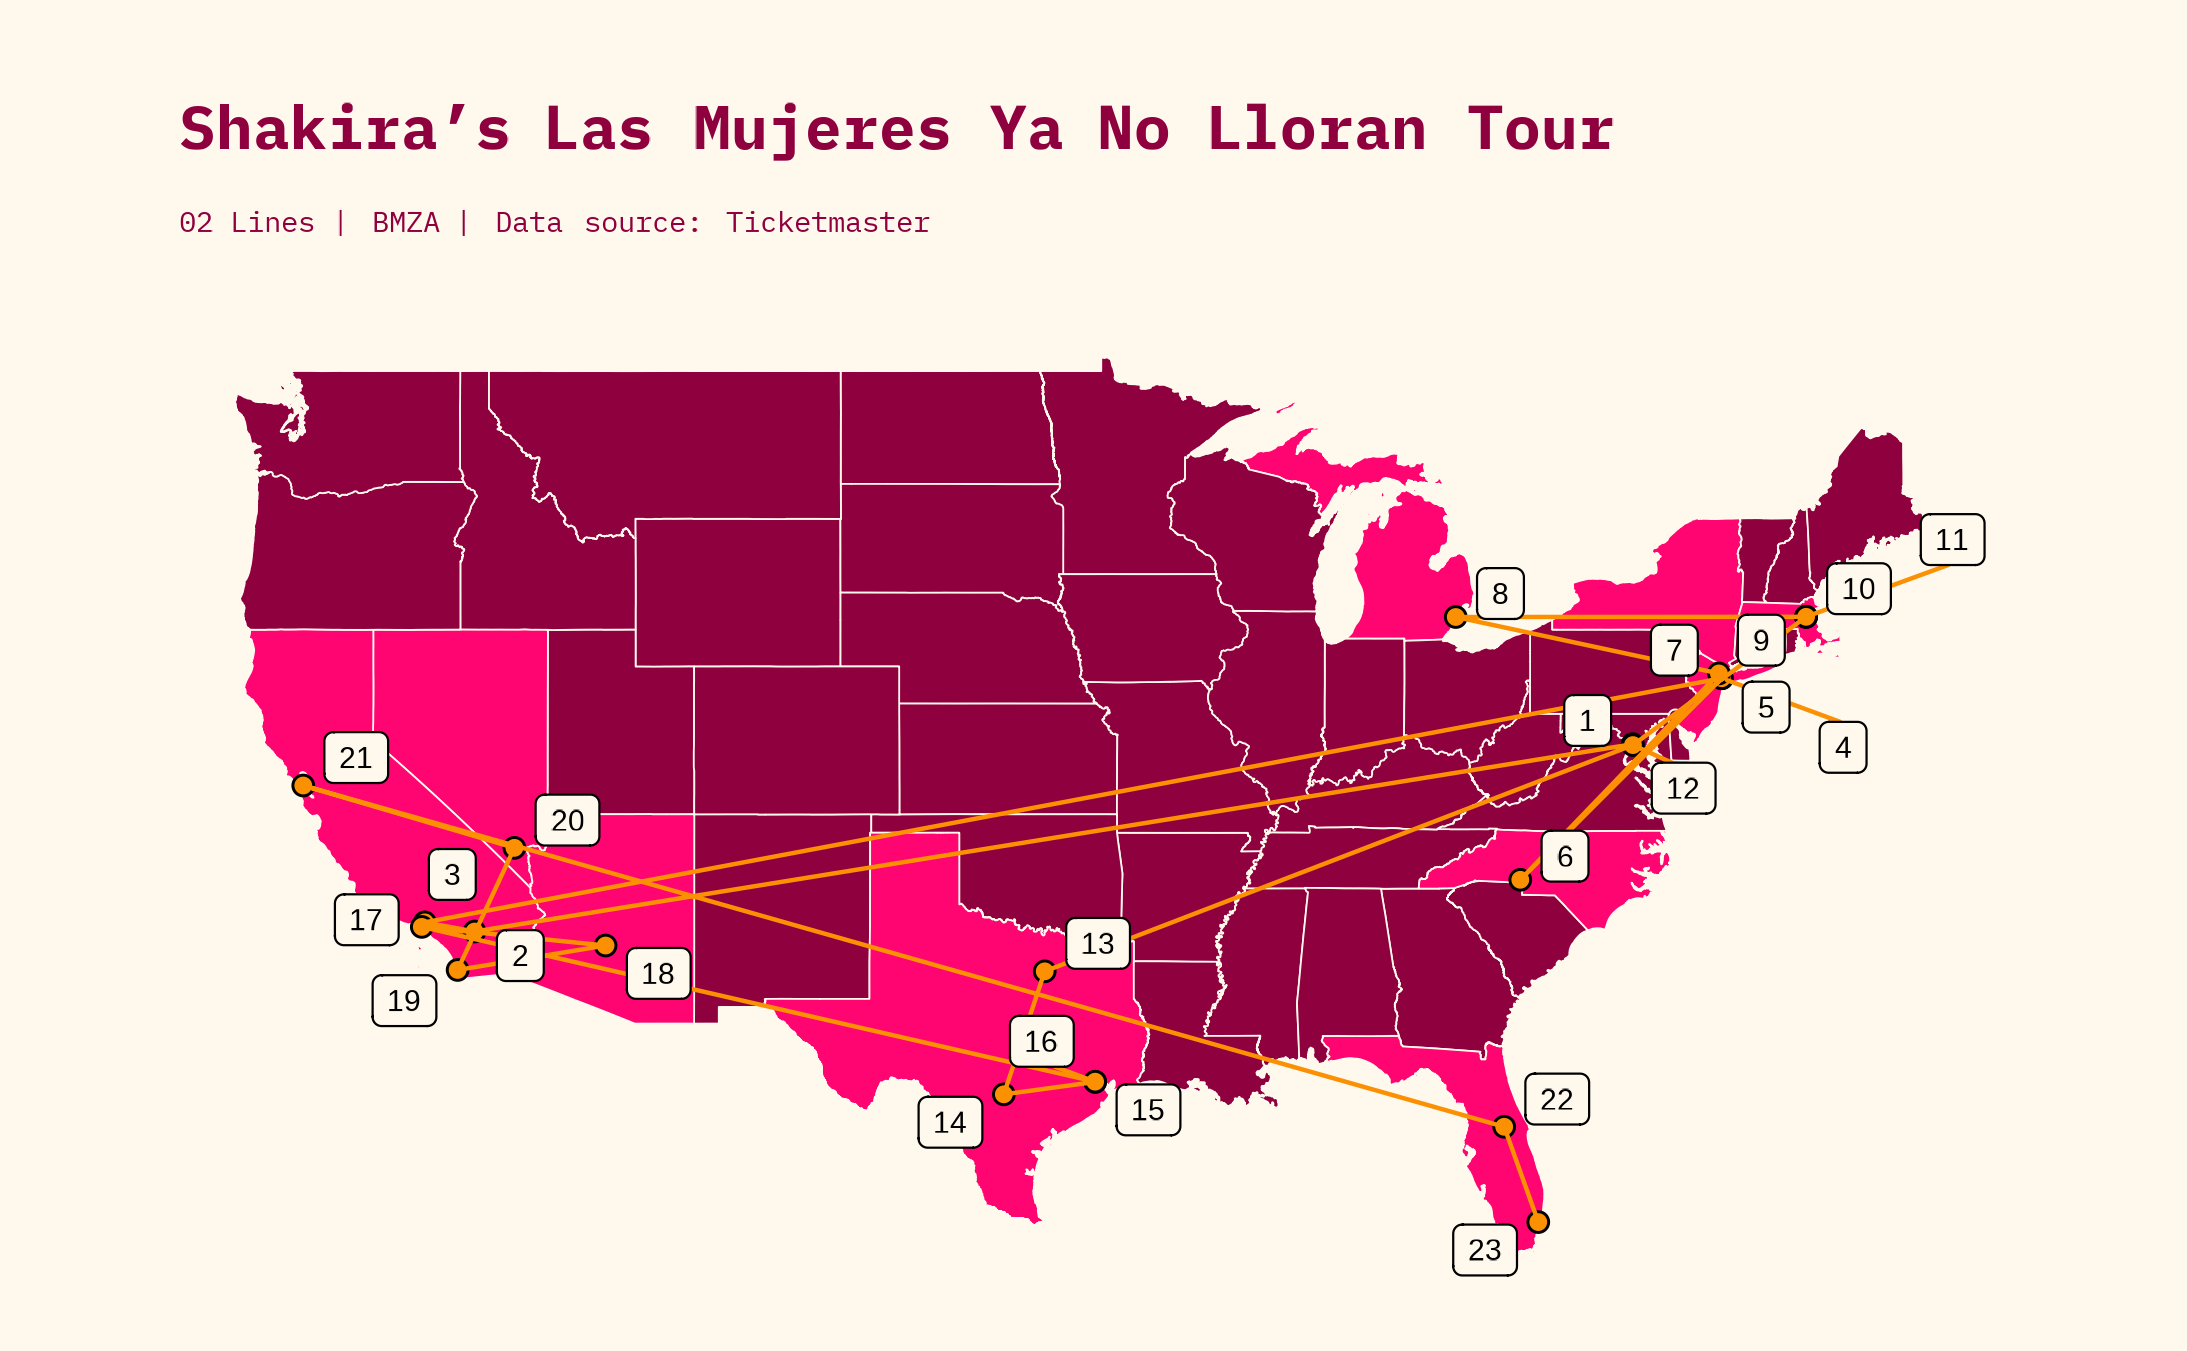

Recreate this plot in R.
# Load the necessary libraries
library(rnaturalearth)
library(ggplot2)
library(sf)
library(dplyr)

# Import Packages
library(tigris)
library(ggplot2)
library(ggtext)
library(RColorBrewer)
library(viridis)
library(showtext)
library(paletteer)
library(extrafont)
library(sf) 

# Load Google font
font_add_google("IBM Plex Mono", "ibm-plex-mono")
showtext_auto()  # Enable showtext


# Load US states shapefile
us_states <- tigris::states(cb = TRUE)

# Identify the unique states from Shakira's data (assuming there's a 'state' column)
shakira_states <- unique(shakira_data$state)  # Get unique visited states

# Create a new column in the us_states data frame to indicate visited states
us_states <- us_states %>%
  mutate(visited = ifelse(NAME %in% shakira_states, "Yes", "No"))

# Define colors for visited and non-visited states
color_mapping <- c("Yes" = "#ff0571", "No" = "#8f003e")

# Plot the U.S. map with points and connecting lines
ggplot(data = us_states) +
  geom_sf(aes(fill = visited), color = "#fff9ed", size = 0.3) +  # Fill based on visited status
  scale_fill_manual(values = color_mapping, name = "Visited", labels = c("No", "Yes")) +  # Color states
  geom_sf(data = points_sf, aes(fill = name), shape = 21, color = "black", fill="#fc9003",  size = 2, stroke = 0.5) +  # Adjusted points
  geom_sf(data = line_sf, color = "#fc9003", size = 1) +  # Thicker line for visibility
  
  # Label each point with dynamic repulsion and correct ordering
  geom_label_repel(data = points_sf, aes(x = st_coordinates(geometry)[, 1],
                                         y = st_coordinates(geometry)[, 2],
                                         label = index), 
                   fill = "#fff9ed", color = "black", size = 8, max.overlaps = 12, segment.color = "#fc9003") + 
  
  coord_sf(xlim = c(-125, -65), ylim = c(25, 50), label_axes = "----", label_graticule = "----") +  # Updated settings
  labs(title = "Shakira's Las Mujeres Ya No Lloran Tour", subtitle = "02 Lines | BMZA | Data source: Ticketmaster", fill = "Fruit Type") +
  theme_minimal() +
  theme(
    plot.title = element_textbox_simple(
      family = "ibm-plex-mono", color = "#8f003e", face='bold', padding = margin(20, 10, 5, 10),  # Adjust padding
      margin = margin(b = 2), size=46),
    plot.subtitle = element_textbox_simple(
      family = "ibm-plex-mono", color="#8f003e",
      padding = margin(5, 10, 10, 10),  # Adjust padding to match title
      margin = margin(t = 0, b=2),  # Avoid top margin to keep close to title
      size = 22
    ),
    panel.grid.major = element_blank(),
    panel.grid.minor = element_blank(),
    axis.text = element_blank(),  # Remove axis labels
    axis.ticks = element_blank(),  # Remove axis ticks
    plot.background = element_rect(fill = "#fff9ed", color = "#fff9ed"),
    # Legend element
    legend.background = element_rect(fill = "black", color = "black"),
    legend.title = element_text(color = "#fff9ed", face = "bold", size = 16, family = "ibm-plex-mono"),
    legend.text = element_text(size = 14, family = "ibm-plex-mono", color = "#fff9ed"),
    legend.position = c(.85, .25),
    panel.border = element_blank(),
    legend.key.size = unit(0.3, "cm"),
    legend.spacing.y = unit(0.54, "cm")
  )

# Save the plot
ggsave("/Users/isabellamendoza/Desktop/2024-Map-Challenge/02_lines/shakira_tour.png")
